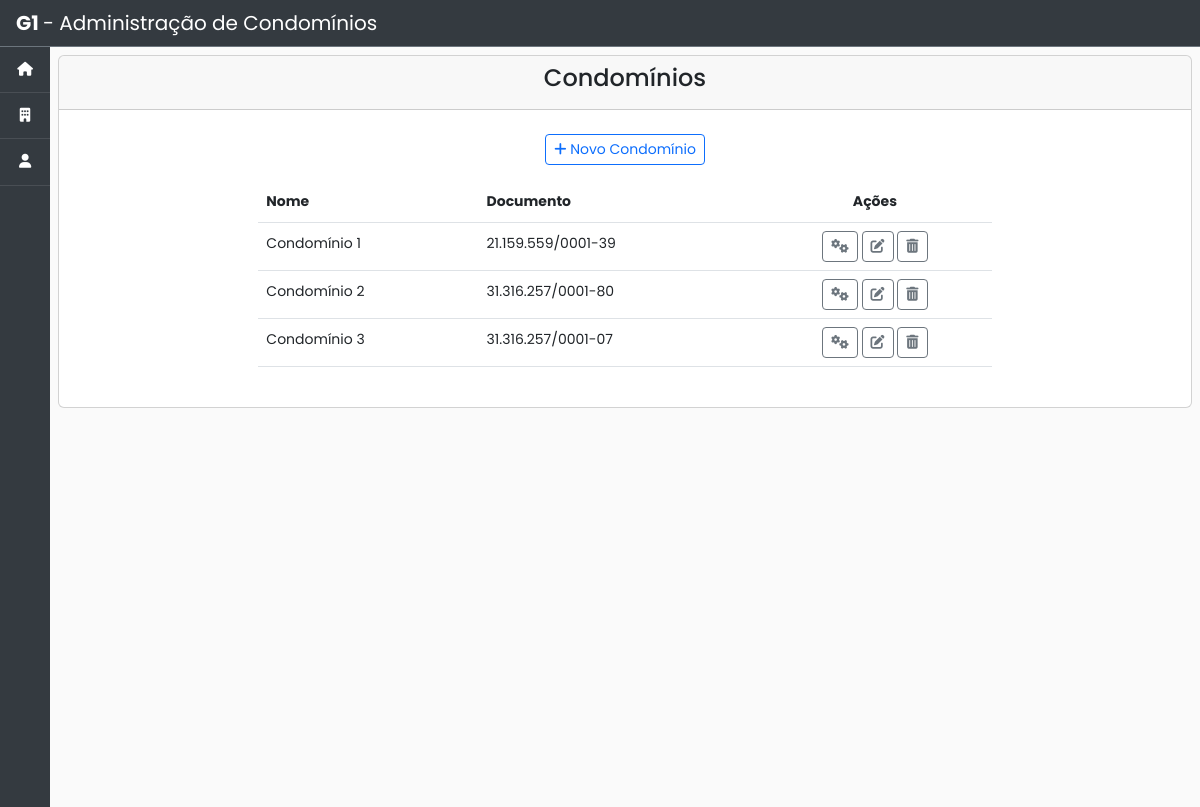
The app's page /condominios/, older data.
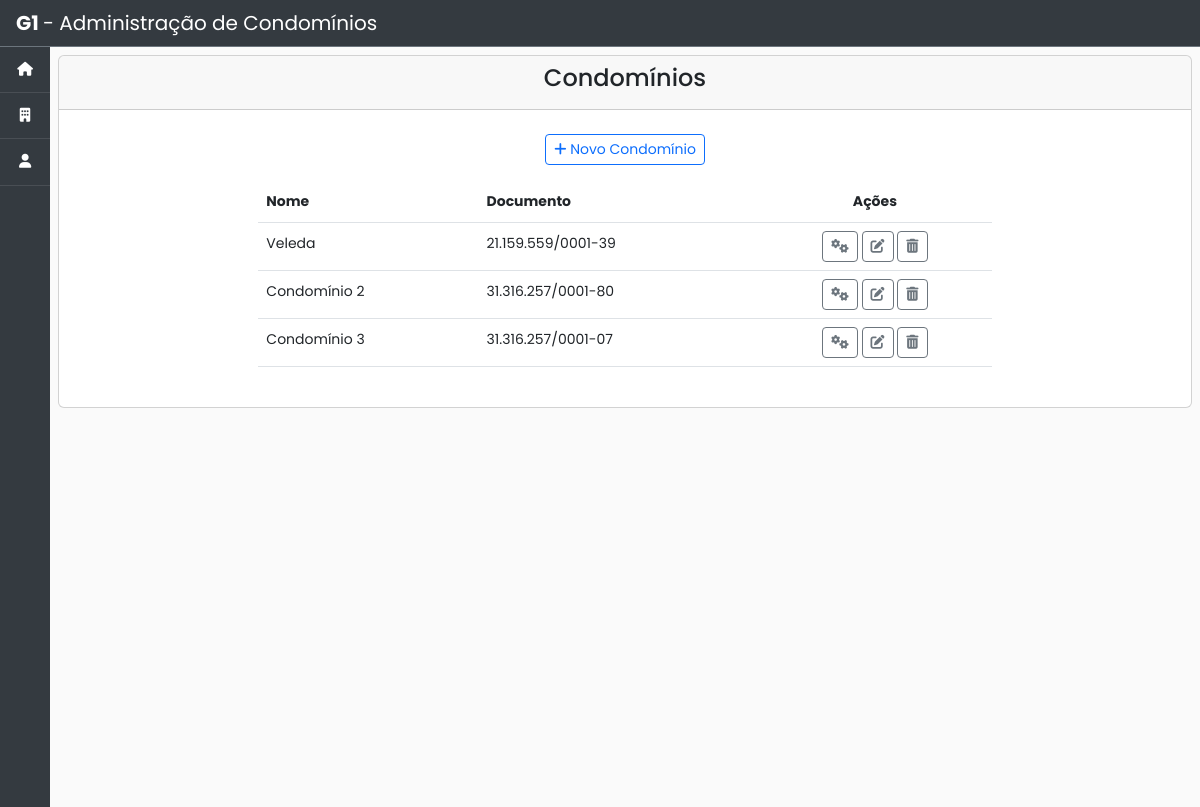
The same page, newer data.
### condominio/models.py (models this page shows, shortened)
class Condominio(models.Model):
    nome = models.CharField(max_length=200)
    documento = models.CharField('CNPJ', max_length=20)
    cep = models.CharField('CEP', max_length=10)
    endereco = models.CharField('Endereço', max_length=50)
    numero = models.CharField('Número', max_length=10)
    bairro = models.CharField(max_length=50)
    cidade = models.CharField(max_length=50)
    estado = models.CharField(max_length=50)
    pais = models.CharField('País', max_length=50)
    area_comum = models.CharField('área comum', max_length=50, blank=True, null=True)  # noqa
    area_privativa = models.CharField('área privativa', max_length=50, blank=True, null=True)  # noqa
    area_total = models.CharField('área total', max_length=50, blank=True, null=True)  # noqa
    dia_vencimento_boleto = models.CharField('Dia de vencimento da fatura', max_length=2)  # noqa
    status = models.BooleanField(default=True, blank=True, null=True)
    data_inicio_contrato = models.DateTimeField(blank=True, null=True)
    data_fim_contrato = models.DateTimeField(blank=True, null=True)
    created_at = models.DateTimeField(auto_now_add=True)
    updated_at = models.DateTimeField(auto_now=True)

### condominio/views.py (the view)
# urls.py: path('', views.CondominioList.as_view(), name='list'),
class CondominioList(ListView):
    model = Condominio
    queryset = Condominio.objects.all()

### condominio/templates/condominio/condominio_list.html (shortened to what this page needs)
{% extends 'base.html' %}
{% block content %}
  <div class="card">
    <div class="card-header text-center">
      <h4>Condomínios</h4>
    </div>
    <div class="card-body">
      <div class="col-8 m-auto pt-2 pb-2 text-center" >
        <a href="{% url 'condominio:create'%}" class="btn btn-outline-primary btn-sm"> <span class="fas fa-plus"></span> Novo Condomínio</a>
      </div>
      <div class="col-8 m-auto pt-2 pb-2">
        <table class="table">
          <thead class="thead-dark">
            <tr>
              <th scope="col">Nome</th>
              <th scope="col">Documento</th>
              <th scope="col" style="text-align: center">Ações</th>
            </tr>
          </thead>
          <tbody>
            {% for condominio in object_list %}
            <tr>
              <td>{{condominio.nome}}</td>
              <td>{{condominio.documento}}</td>
              <td style="text-align: center">
                <a href=" {% url 'condominio:gestao' condominio_id=condominio.id %}" class="btn btn-outline-secondary btn-sm" data-bs-toggle="tooltip" data-bs-placement="top" title="Gerenciar"><i class="fas fa-gears"></i></a>
                <a href=" {% url 'condominio:update' pk=condominio.id %}" class="btn btn-outline-secondary btn-sm" data-bs-toggle="tooltip" data-bs-placement="top" title="Editar"><i class="fas fa-edit"></i></a>
                <a href=" {% url 'condominio:delete' pk=condominio.id %}" class="btn btn-outline-secondary btn-sm" data-bs-toggle="tooltip" data-bs-placement="top" title="Remover"><i class="fas fa-trash-alt"></i></a>
              </td>
            </tr>
            {% endfor %}
          </tbody>
        </table>
      </div>
    </div>
  </div>
{% endblock %}

Row changes from the older to the newer data that the page shows:
changed Condominio: nome "Condomínio 1" → "Veleda"
